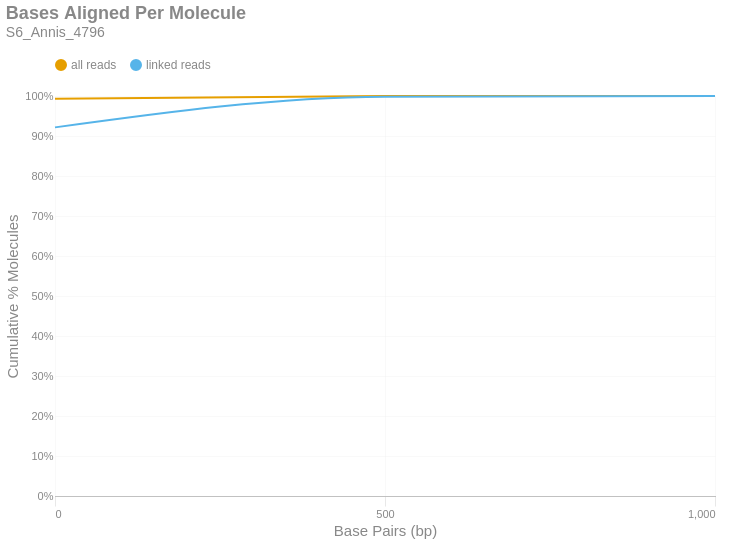

Here is the notebook cell this chart was saved with:
### Markdown cell above
### Bases Aligned Per Molecule
This is a cumulative frequency distribution showing the number of base pairs aligned per unique molecule. These data are shown in 500 bp bins. There are two distributions: one with `all reads` (yellow) and another with only `linked reads` (blue). The percent of molecules in the `linked reads` distribution is relative to the total number of linked molecules.

### Code cell
if SKIPLR:
    print_html(f"Skipped")
else:
    binned_df = consolidated_hist(valids['aligned_bp'], mask, 500, True)
    with SafeRender(binned_df):
        (
            density_plot(binned_df, 'Bases Aligned Per Molecule', samplename, 'basesper')
            .encode(
                x=alt.X('bin:Q', title="Base Pairs (bp)").axis(tickMinStep=500).scale(padding=0),
                y=alt.Y('value:Q', title='Cumulative % Molecules')
                    .axis(format='%')
                    .scale(domain = [0,1])
                    .stack(False),
                color=alt.Color("key:N").scale(domain = ["all reads", "linked reads"]),
                tooltip = [
                    alt.Tooltip("key:N", title = "Data Type"),
                    alt.Tooltip("range_label:N", title="Bases Aligned Per Molecule"),
                    alt.Tooltip("value:Q", format = ".2%", title="% Molecules (Cum.)")
                ]
            )
        ).display()

### Figure 1 — Vega-Lite specification as saved in the notebook (floating-point values rounded to 4 significant figures)
{"width": "container", "height": 400, "config": {"title": {"anchor": "start", "dy": -15, "fontSize": 18, "color": "#888888", "subtitleColor": "#888888", "subtitleFontSize": 14}, "arc": {"fill": "#0072B2"}, "axis": {"domainColor": "#888888", "domainWidth": 0.5, "gridWidth": 0.2, "grid": false, "titleFontWeight": 400, "titleFontSize": 15, "labelFontSize": 11, "labelColor": "#888888", "tickColor": "#888888", "tickWidth": 0.2, "titleColor": "#888888"}, "axisBand": {"grid": false}, "axisX": {"grid": true, "tickSize": 10, "domainCap": "round"}, "axisY": {"domain": false, "grid": true, "tickSize": 0, "domainCap": "round"}, "background": "transparent", "header": {"labelFontSize": 15, "labelColor": "#888888", "titleFontSize": 15, "titleFontWeight": 600, "titleColor": "#888888"}, "legend": {"labelFont": "sans-serif", "labelFontSize": 12, "labelColor": "#888888", "symbolSize": 100, "symbolType": "circle", "titleFontSize": 12, "titlePadding": 10, "titleColor": "#888888", "title": null, "orient": "top"}, "range": {"category": ["#E69F00", "#56B4E9", "#009E73", "#F0E442", "#0072B2", "#D55E00", "#CC79A7", "#000000"], "diverging": ["#cfe8f3", "#a2d4ec", "#73bfe2", "#46abdb", "#1696d2", "#12719e"]}, "area": {"fill": "#0072B2", "fillOpacity": 0.7, "line": true, "strokeOpacity": 0.7}, "line": {"color": "#0072B2", "stroke": "#0072B2", "strokeWidth": 2}, "trail": {"color": "#0072B2", "stroke": "#0072B2", "strokeWidth": 0, "size": 1}, "point": {"filled": true, "fillOpacity": 1.0, "size": 95}, "text": {"color": "#888888", "fontSize": 11, "align": "right", "fontWeight": 400, "size": 11}, "bar": {"fill": "#0072B2", "stroke": null}, "view": {"stroke": null, "continuousWidth": 660, "continuousHeight": 400}}, "data": {"name": "data-5631ae1571d106029a1184ebdb374ff8"}, "mark": {"type": "line", "interpolate": "monotone", "point": {"opacity": 0, "size": 275}}, "encoding": {"color": {"field": "key", "scale": {"domain": ["all reads", "linked reads"]}, "type": "nominal"}, "tooltip": [{"field": "key", "title": "Data Type", "type": "nominal"}, {"field": "range_label", "title": "Bases Aligned Per Molecule", "type": "nominal"}, {"field": "value", "format": ".2%", "title": "% Molecules (Cum.)", "type": "quantitative"}], "x": {"axis": {"tickMinStep": 500}, "field": "bin", "scale": {"padding": 0}, "title": "Base Pairs (bp)", "type": "quantitative"}, "y": {"axis": {"format": "%"}, "field": "value", "scale": {"domain": [0, 1]}, "stack": false, "title": "Cumulative % Molecules", "type": "quantitative"}}, "params": [{"name": "param_c36ac31b6afebe62", "select": {"type": "point", "fields": ["key"]}, "bind": "legend"}], "title": {"text": "Bases Aligned Per Molecule", "subtitle": "S6_Annis_4796"}, "transform": [{"fold": ["all reads (cumsum)", "linked reads (cumsum)"]}, {"calculate": "replace(datum.key, ' (cumsum)', '')", "as": "key"}, {"filter": {"param": "param_c36ac31b6afebe62"}}], "usermeta": {"embedOptions": {"downloadFileName": "S6_Annis_4796.basesper"}}, "$schema": "https://vega.github.io/schema/vega-lite/v6.1.0.json", "datasets": {"data-5631ae1571d106029a1184ebdb374ff8": [{"bin": "0.0", "interval": "0.0-500.0", "all reads": 0.993, "linked reads": 0.9216, "all reads (cumsum)": 0.993, "linked reads (cumsum)": 0.9216, "range_label": "0-499"}, {"bin": "500.0", "interval": "500.0-1000.0", "all reads": 0.006856, "linked reads": 0.0768, "all reads (cumsum)": 0.9998, "linked reads (cumsum)": 0.9984, "range_label": "500-999"}, {"bin": "1000.0", "interval": "1000.0-1500.0", "all reads": 0.0001781, "linked reads": 0.001634, "all reads (cumsum)": 1.0, "linked reads (cumsum)": 1.0, "range_label": "1000-1499"}]}}
